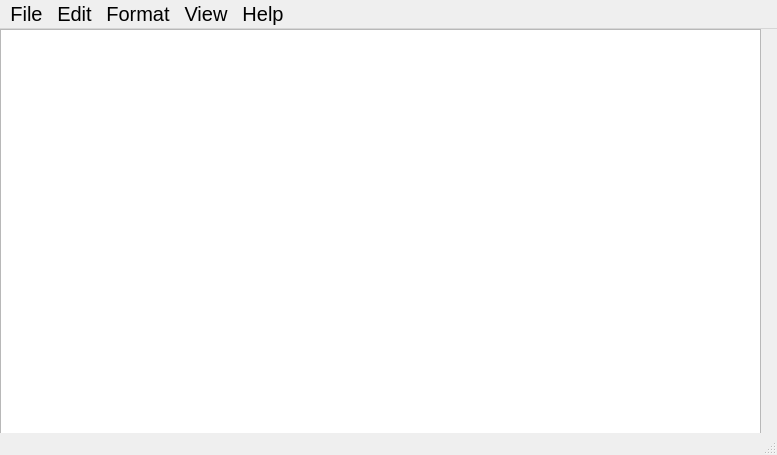
<?xml version="1.0" encoding="UTF-8"?>
<ui version="4.0">
 <class>MainWindow</class>
 <widget class="QMainWindow" name="MainWindow">
  <property name="geometry">
   <rect>
    <x>0</x>
    <y>0</y>
    <width>777</width>
    <height>455</height>
   </rect>
  </property>
  <property name="sizePolicy">
   <sizepolicy hsizetype="Maximum" vsizetype="Maximum">
    <horstretch>0</horstretch>
    <verstretch>0</verstretch>
   </sizepolicy>
  </property>
  <property name="windowTitle">
   <string>MainWindow</string>
  </property>
  <widget class="QWidget" name="centralwidget">
   <property name="sizePolicy">
    <sizepolicy hsizetype="Expanding" vsizetype="Maximum">
     <horstretch>0</horstretch>
     <verstretch>0</verstretch>
    </sizepolicy>
   </property>
   <property name="minimumSize">
    <size>
     <width>0</width>
     <height>0</height>
    </size>
   </property>
   <widget class="QTextBrowser" name="textBrowser">
    <property name="geometry">
     <rect>
      <x>0</x>
      <y>0</y>
      <width>761</width>
      <height>421</height>
     </rect>
    </property>
    <property name="minimumSize">
     <size>
      <width>256</width>
      <height>192</height>
     </size>
    </property>
   </widget>
  </widget>
  <widget class="QMenuBar" name="menubar">
   <property name="geometry">
    <rect>
     <x>0</x>
     <y>0</y>
     <width>777</width>
     <height>28</height>
    </rect>
   </property>
   <property name="font">
    <font>
     <pointsize>15</pointsize>
    </font>
   </property>
   <widget class="QMenu" name="menuFile">
    <property name="title">
     <string>File</string>
    </property>
    <addaction name="actionOpen"/>
    <addaction name="actionSave"/>
   </widget>
   <widget class="QMenu" name="menuEdit">
    <property name="title">
     <string>Edit</string>
    </property>
    <addaction name="actionUndo"/>
    <addaction name="actionRedo"/>
    <addaction name="separator"/>
    <addaction name="actionCut"/>
    <addaction name="actionCopy"/>
    <addaction name="actionPaste"/>
    <addaction name="separator"/>
    <addaction name="actionBold"/>
    <addaction name="actionSuperscript"/>
    <addaction name="actionSubsscript"/>
   </widget>
   <widget class="QMenu" name="menuFormat">
    <property name="title">
     <string>Format</string>
    </property>
    <addaction name="actionFont"/>
   </widget>
   <widget class="QMenu" name="menuView">
    <property name="title">
     <string>View</string>
    </property>
    <addaction name="actionZoom_in"/>
    <addaction name="actionZoom_out"/>
   </widget>
   <widget class="QMenu" name="menuHelp">
    <property name="title">
     <string>Help</string>
    </property>
    <addaction name="actionOnline_Help"/>
    <addaction name="actionContact_us"/>
    <addaction name="separator"/>
    <addaction name="actionAbout_Notepad"/>
   </widget>
   <addaction name="menuFile"/>
   <addaction name="menuEdit"/>
   <addaction name="menuFormat"/>
   <addaction name="menuView"/>
   <addaction name="menuHelp"/>
  </widget>
  <widget class="QStatusBar" name="statusbar"/>
  <action name="actionOpen">
   <property name="text">
    <string>Open</string>
   </property>
  </action>
  <action name="actionSave">
   <property name="text">
    <string>Save</string>
   </property>
  </action>
  <action name="actionUndo">
   <property name="text">
    <string>Undo</string>
   </property>
  </action>
  <action name="actionRedo">
   <property name="text">
    <string>Redo</string>
   </property>
  </action>
  <action name="actionCut">
   <property name="text">
    <string>Cut</string>
   </property>
  </action>
  <action name="actionCopy">
   <property name="text">
    <string>Copy</string>
   </property>
  </action>
  <action name="actionPaste">
   <property name="text">
    <string>Paste</string>
   </property>
  </action>
  <action name="actionFont">
   <property name="text">
    <string>Font</string>
   </property>
  </action>
  <action name="actionZoom_in">
   <property name="text">
    <string>Zoom in</string>
   </property>
  </action>
  <action name="actionZoom_out">
   <property name="text">
    <string>Zoom out</string>
   </property>
  </action>
  <action name="actionOnline_Help">
   <property name="text">
    <string>Online Help?</string>
   </property>
  </action>
  <action name="actionContact_us">
   <property name="text">
    <string>Contact us</string>
   </property>
  </action>
  <action name="actionAbout_Notepad">
   <property name="text">
    <string>About Notepad</string>
   </property>
  </action>
  <action name="actionBold">
   <property name="text">
    <string>Bold</string>
   </property>
  </action>
  <action name="actionSuperscript">
   <property name="text">
    <string>Supercript</string>
   </property>
  </action>
  <action name="actionSubsscript">
   <property name="text">
    <string>Subscript</string>
   </property>
  </action>
 </widget>
 <resources/>
 <connections/>
</ui>
